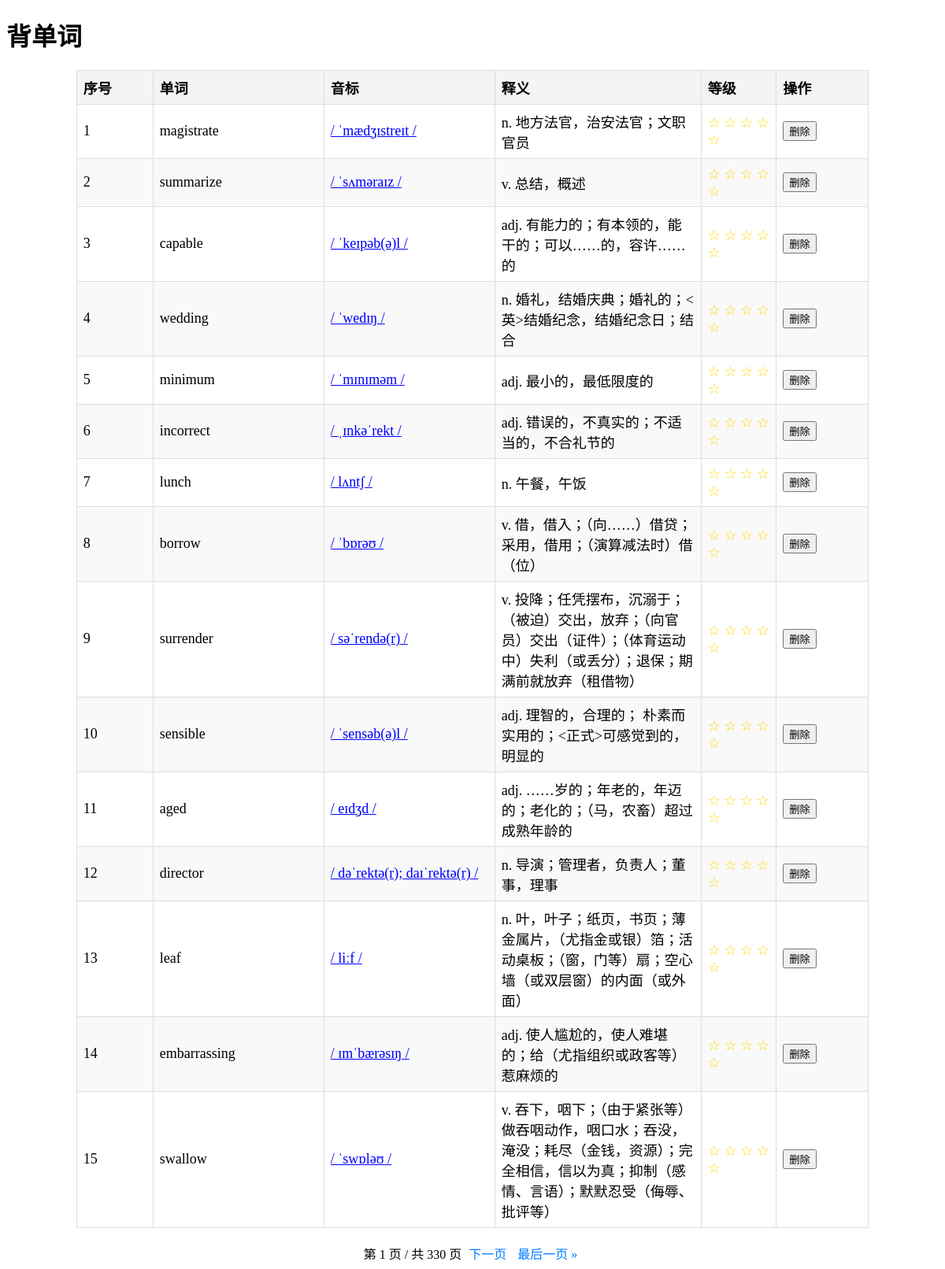
Screenshot of /words/ with the database file from the repository.
### learning/models.py (models this page shows, shortened)
class Word(models.Model):
    word = models.CharField(max_length=100)
    definition = models.CharField(max_length=100)
    example = models.TextField()
    phonetic_uk = models.CharField(max_length=100, blank=True)  # 英音发音地址
    phonetic = models.CharField(max_length=100, blank=True)
    phonetic_us = models.CharField(max_length=100, blank=True)  # 美音发音地址
    rating = models.IntegerField(default=0, choices=[(i, str(i)) for i in range(0, 6)])  # 单词本身的难度评分

### learning/views.py (the view)
# urls.py: path('words/', views.word_list, name='word_list'),  # 单词列表页
def word_list(request):
    words = Word.objects.all().order_by('id')  # 按 id 排序，确保分页顺序一致
    paginator = Paginator(words, 15)
    page_number = request.GET.get('page')  # 获取当前页码
    page_obj = paginator.get_page(page_number)  # 获取当前页的数据
    start_index = (page_obj.number - 1) * paginator.per_page  # 当前页的起始索引
    for index, word in enumerate(page_obj.object_list, start=start_index + 1):
        word.global_index = index  # 为每个单词对象添加全局序号
    return render(request, 'learning/word_list.html', {'page_obj': page_obj})

### learning/templates/learning/word_list.html (shortened to what this page needs)
<!DOCTYPE html>
<html lang="en">
<head>
</head>
<body>
<h1>背单词</h1>
<div class="container">
    <table>
        <thead>
        <tr>
            <th>序号</th>
            <th>单词</th>
            <th>音标</th>
            <th>释义</th>
            <th>等级</th>
            <th>操作</th>
        </tr>
        </thead>
        <tbody>
        {% for word in page_obj %}
        <tr>
            <td class="index">{{ word.global_index }}</td>
            <td class="word">{{ word.word }}</td>
            <td class="phonetic" onclick="playAudio('{{ word.word }}')">{{ word.phonetic }}</td>
            <td class="definition">{{ word.definition }}</td>
            <td>
                {% for i in "12345" %}
                <span class="rating">{% if forloop.counter <= word.rating %}★{% else %}☆{% endif %}</span>
                {% endfor %}
            </td>
            <td class="actions">
                <form action="{% url 'delete_word' word.id %}" method="post" style="display:inline;">
                    <button type="submit" onclick="return confirm('确定要删除这个单词吗？')">删除</button>
                </form>
            </td>
        </tr>
        {% endfor %}
        </tbody>
    </table>
    <div class="pagination">
        <span class="current">
            第 {{ page_obj.number }} 页 / 共 {{ page_obj.paginator.num_pages }} 页
        </span>
        {% if page_obj.has_next %}
        <a href="?page={{ page_obj.next_page_number }}">下一页</a>
        <a href="?page={{ page_obj.paginator.num_pages }}">最后一页 &raquo;</a>
        {% endif %}
    </div>
</div>
</body>
</html>

### learning/templates/learning/word_list.html (style rules this page uses)
.container { width: 85%; margin: 0 auto; }
table { width: 100%; border-collapse: collapse; margin: 20px 0; font-size: 18px; text-align: left; table-layout: auto; }
th, td { border: 1px solid #ddd; padding: 8px; }
.index { width: 80px; }
th { background-color: #f4f4f4; }
tr:nth-child(even) { background-color: #f9f9f9; }
.rating { color: gold; }
td.definition { max-width: 300px; white-space: normal; word-wrap: break-word; }
td.word, td.phonetic { width: 200px; white-space: nowrap; }
td.actions { width: 100px; white-space: nowrap; }
.phonetic { width: 200px; cursor: pointer; color: blue; text-decoration: underline; }
.pagination { margin-top: 20px; text-align: center; }
.pagination a { margin: 0 5px; text-decoration: none; color: #007BFF; }

### rows the page displays
Word: global_index "1", word "magistrate", phonetic "/ ˈmædʒɪstreɪt /", definition "n. 地方法官，治安法官；文职官员", rating 0 (drawn)
Word: global_index "2", word "summarize", phonetic "/ ˈsʌməraɪz /", definition "v. 总结，概述", rating 0 (drawn)
Word: global_index "3", word "capable", phonetic "/ ˈkeɪpəb(ə)l /", definition "adj. 有能力的；有本领的，能干的；可以……的，容许……的", rating 0 (drawn)
Word: global_index "4", word "wedding", phonetic "/ ˈwedɪŋ /", definition "n. 婚礼，结婚庆典；婚礼的；<英>结婚纪念，结婚纪念日；结合", rating 0 (drawn)
Word: global_index "5", word "minimum", phonetic "/ ˈmɪnɪməm /", definition "adj. 最小的，最低限度的", rating 0 (drawn)
Word: global_index "6", word "incorrect", phonetic "/ ˌɪnkəˈrekt /", definition "adj. 错误的，不真实的；不适当的，不合礼节的", rating 0 (drawn)
Word: global_index "7", word "lunch", phonetic "/ lʌntʃ /", definition "n. 午餐，午饭", rating 0 (drawn)
Word: global_index "8", word "borrow", phonetic "/ ˈbɒrəʊ /", definition "v. 借，借入；（向……）借贷；采用，借用；（演算减法时）借（位）", rating 0 (drawn)
Word: global_index "9", word "surrender", phonetic "/ səˈrendə(r) /", definition "v. 投降；任凭摆布，沉溺于；（被迫）交出，放弃；（向官员）交出（证件）；（体育运动中）失利（或丢分）；退保；期满前就放弃（租借物）", rating 0 (drawn)
Word: global_index "10", word "sensible", phonetic "/ ˈsensəb(ə)l /", definition "adj. 理智的，合理的； 朴素而实用的；<正式>可感觉到的，明显的", rating 0 (drawn)
Word: global_index "11", word "aged", phonetic "/ eɪdʒd /", definition "adj. ……岁的；年老的，年迈的；老化的；（马，农畜）超过成熟年龄的", rating 0 (drawn)
Word: global_index "12", word "director", phonetic "/ dəˈrektə(r); daɪˈrektə(r) /", definition "n. 导演；管理者，负责人；董事，理事", rating 0 (drawn)
Word: global_index "13", word "leaf", phonetic "/ liːf /", definition "n. 叶，叶子；纸页，书页；薄金属片，（尤指金或银）箔；活动桌板；（窗，门等）扇；空心墙（或双层窗）的内面（或外面）", rating 0 (drawn)
Word: global_index "14", word "embarrassing", phonetic "/ ɪmˈbærəsɪŋ /", definition "adj. 使人尴尬的，使人难堪的；给（尤指组织或政客等）惹麻烦的", rating 0 (drawn)
Word: global_index "15", word "swallow", phonetic "/ ˈswɒləʊ /", definition "v. 吞下，咽下；（由于紧张等）做吞咽动作，咽口水；吞没，淹没；耗尽（金钱，资源）；完全相信，信以为真；抑制（感情、言语）；默默忍受（侮辱、批评等）", rating 0 (drawn)

### other values shown
{{ page_obj.number }} "1"
{{ page_obj.paginator.num_pages }} "330"
